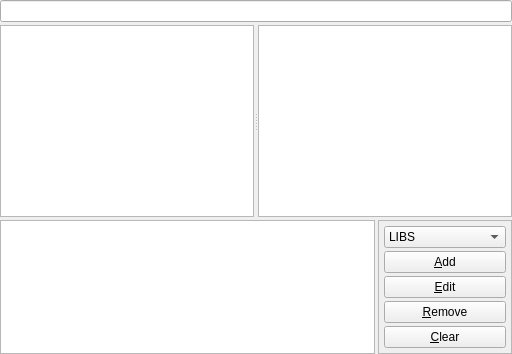
     <widget class="QWidget" name="wSettings" >
      <layout class="QGridLayout" >
       <property name="leftMargin" >
        <number>0</number>
       </property>
       <property name="topMargin" >
        <number>0</number>
       </property>
       <property name="rightMargin" >
        <number>0</number>
       </property>
       <property name="bottomMargin" >
        <number>0</number>
       </property>
       <property name="horizontalSpacing" >
        <number>3</number>
       </property>
       <property name="verticalSpacing" >
        <number>3</number>
       </property>
       <item row="2" column="0" colspan="2" >
        <widget class="QSplitter" name="sDirsFiles" >
         <property name="orientation" >
          <enum>Qt::Horizontal</enum>
         </property>
         <widget class="QListView" name="lvDirs" />
         <widget class="QListWidget" name="lwFiles" />
        </widget>
       </item>
       <item row="1" column="0" colspan="2" >
        <widget class="QLineEdit" name="leDir" />
       </item>
       <item row="3" column="1" >
        <widget class="QFrame" name="lVariables" >
         <property name="sizePolicy" >
          <sizepolicy vsizetype="Fixed" hsizetype="Preferred" >
           <horstretch>0</horstretch>
           <verstretch>0</verstretch>
          </sizepolicy>
         </property>
         <property name="frameShape" >
          <enum>QFrame::StyledPanel</enum>
         </property>
         <layout class="QVBoxLayout" >
          <property name="spacing" >
           <number>3</number>
          </property>
          <property name="leftMargin" >
           <number>5</number>
          </property>
          <property name="topMargin" >
           <number>5</number>
          </property>
          <property name="rightMargin" >
           <number>5</number>
          </property>
          <property name="bottomMargin" >
           <number>5</number>
          </property>
          <item>
           <widget class="QComboBox" name="cbVariables" >
            <item>
             <property name="text" >
              <string>LIBS</string>
             </property>
             <property name="icon" >
              <iconset resource="../resources/QMake.qrc" >:/icons/icons/misc.png</iconset>
             </property>
            </item>
            <item>
             <property name="text" >
              <string>DEFINES</string>
             </property>
             <property name="icon" >
              <iconset resource="../resources/QMake.qrc" >:/icons/icons/include.png</iconset>
             </property>
            </item>
            <item>
             <property name="text" >
              <string>TRANSLATIONS</string>
             </property>
             <property name="icon" >
              <iconset resource="../resources/QMake.qrc" >:/icons/icons/translations.png</iconset>
             </property>
            </item>
            <item>
             <property name="text" >
              <string>INCLUDEPATH</string>
             </property>
             <property name="icon" >
              <iconset resource="../resources/QMake.qrc" >:/icons/icons/folder.png</iconset>
             </property>
            </item>
            <item>
             <property name="text" >
              <string>DEPENDPATH</string>
             </property>
             <property name="icon" >
              <iconset resource="../resources/QMake.qrc" >:/icons/icons/folder.png</iconset>
             </property>
            </item>
            <item>
             <property name="text" >
              <string>VPATH</string>
             </property>
             <property name="icon" >
              <iconset resource="../resources/QMake.qrc" >:/icons/icons/folder.png</iconset>
             </property>
            </item>
            <item>
             <property name="text" >
              <string>RESOURCES</string>
             </property>
             <property name="icon" >
              <iconset resource="../resources/QMake.qrc" >:/icons/icons/resource.png</iconset>
             </property>
            </item>
            <item>
             <property name="text" >
              <string>DEF_FILE</string>
             </property>
             <property name="icon" >
              <iconset resource="../resources/QMake.qrc" >:/icons/icons/file.png</iconset>
             </property>
            </item>
            <item>
             <property name="text" >
              <string>RC_FILE</string>
             </property>
             <property name="icon" >
              <iconset resource="../resources/QMake.qrc" >:/icons/icons/file.png</iconset>
             </property>
            </item>
            <item>
             <property name="text" >
              <string>RES_FILE</string>
             </property>
             <property name="icon" >
              <iconset resource="../resources/QMake.qrc" >:/icons/icons/file.png</iconset>
             </property>
            </item>
           </widget>
          </item>
          <item>
           <widget class="QPushButton" name="pbAddValue" >
            <property name="text" >
             <string>&amp;Add</string>
            </property>
            <property name="icon" >
             <iconset resource="../resources/QMake.qrc" >:/icons/icons/add.png</iconset>
            </property>
           </widget>
          </item>
          <item>
           <widget class="QPushButton" name="pbEditValue" >
            <property name="text" >
             <string>&amp;Edit</string>
            </property>
            <property name="icon" >
             <iconset resource="../resources/QMake.qrc" >:/icons/icons/edit.png</iconset>
            </property>
           </widget>
          </item>
          <item>
           <widget class="QPushButton" name="pbRemoveValue" >
            <property name="text" >
             <string>&amp;Remove</string>
            </property>
            <property name="icon" >
             <iconset resource="../resources/QMake.qrc" >:/icons/icons/remove.png</iconset>
            </property>
           </widget>
          </item>
          <item>
           <widget class="QPushButton" name="pbClearValues" >
            <property name="text" >
             <string>&amp;Clear</string>
            </property>
            <property name="icon" >
             <iconset resource="../resources/QMake.qrc" >:/icons/icons/clear.png</iconset>
            </property>
           </widget>
          </item>
         </layout>
        </widget>
       </item>
       <item row="3" column="0" >
        <widget class="QListWidget" name="lwValues" >
         <property name="sizePolicy" >
          <sizepolicy vsizetype="Ignored" hsizetype="Expanding" >
           <horstretch>0</horstretch>
           <verstretch>0</verstretch>
          </sizepolicy>
         </property>
        </widget>
       </item>
      </layout>
     </widget>
